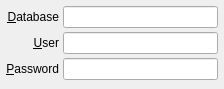
<?xml version="1.0" encoding="UTF-8"?>
<ui version="4.0">
 <class>QLalrOracleAuthWidget</class>
 <widget class="QWidget" name="QLalrOracleAuthWidget">
  <property name="geometry">
   <rect>
    <x>0</x>
    <y>0</y>
    <width>224</width>
    <height>89</height>
   </rect>
  </property>
  <property name="windowTitle">
   <string>Form</string>
  </property>
  <layout class="QGridLayout" name="gridLayout">
   <property name="margin">
    <number>6</number>
   </property>
   <property name="spacing">
    <number>4</number>
   </property>
   <item row="0" column="0">
    <widget class="QLabel" name="label">
     <property name="text">
      <string>&amp;Database</string>
     </property>
     <property name="alignment">
      <set>Qt::AlignRight|Qt::AlignTrailing|Qt::AlignVCenter</set>
     </property>
     <property name="buddy">
      <cstring>databaseLineEdit</cstring>
     </property>
    </widget>
   </item>
   <item row="0" column="1">
    <widget class="QLineEdit" name="databaseLineEdit"/>
   </item>
   <item row="1" column="0">
    <widget class="QLabel" name="label_2">
     <property name="text">
      <string>&amp;User</string>
     </property>
     <property name="alignment">
      <set>Qt::AlignRight|Qt::AlignTrailing|Qt::AlignVCenter</set>
     </property>
     <property name="buddy">
      <cstring>userLineEdit</cstring>
     </property>
    </widget>
   </item>
   <item row="1" column="1">
    <widget class="QLineEdit" name="userLineEdit"/>
   </item>
   <item row="2" column="0">
    <widget class="QLabel" name="label_3">
     <property name="text">
      <string>&amp;Password</string>
     </property>
     <property name="alignment">
      <set>Qt::AlignRight|Qt::AlignTrailing|Qt::AlignVCenter</set>
     </property>
     <property name="buddy">
      <cstring>passwordLineEdit</cstring>
     </property>
    </widget>
   </item>
   <item row="2" column="1">
    <widget class="QLineEdit" name="passwordLineEdit">
     <property name="echoMode">
      <enum>QLineEdit::Password</enum>
     </property>
    </widget>
   </item>
   <item row="3" column="1">
    <spacer name="verticalSpacer">
     <property name="orientation">
      <enum>Qt::Vertical</enum>
     </property>
     <property name="sizeHint" stdset="0">
      <size>
       <width>20</width>
       <height>40</height>
      </size>
     </property>
    </spacer>
   </item>
  </layout>
 </widget>
 <resources/>
 <connections/>
</ui>
